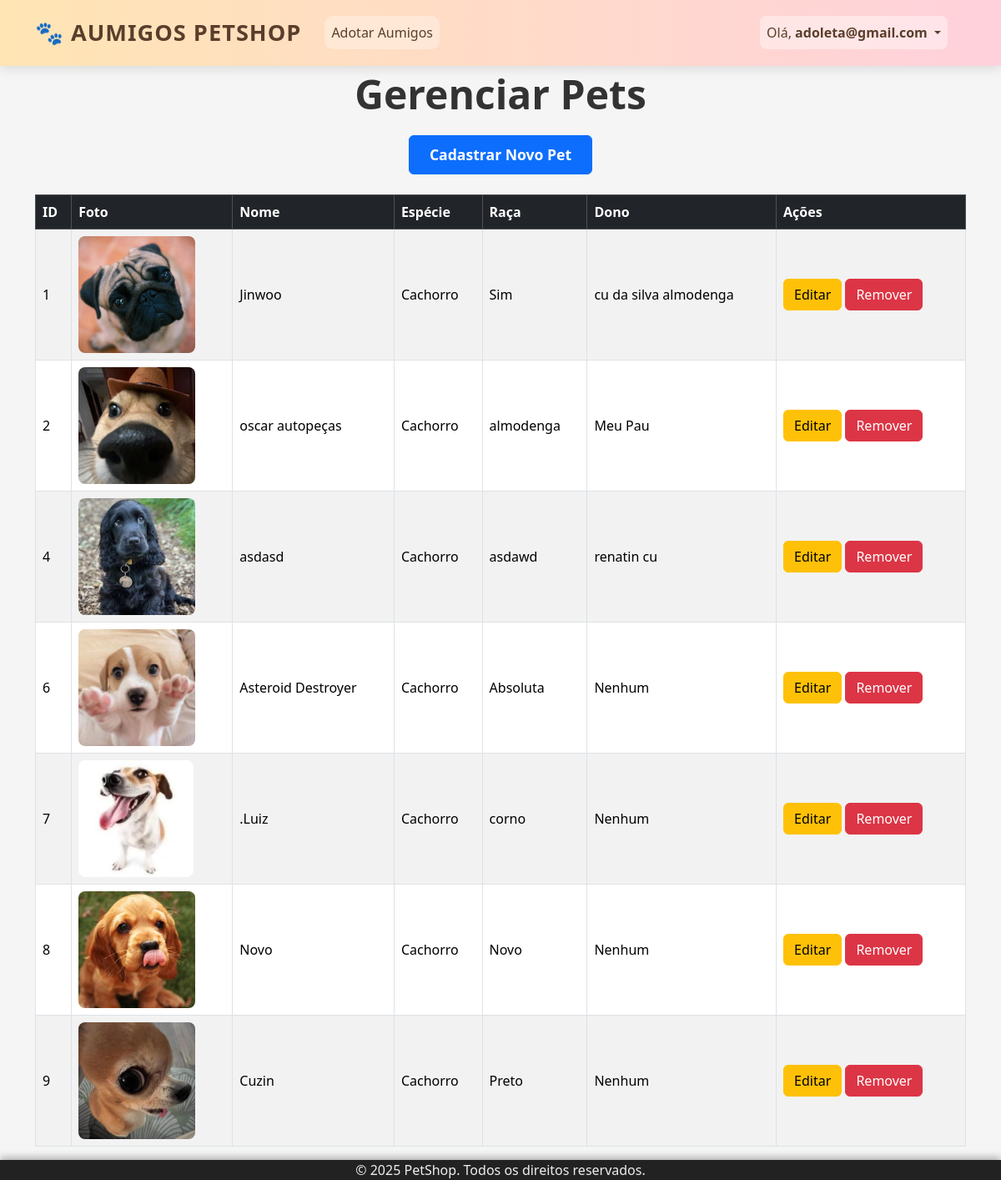
Before: /contas/gerenciar/ (signed in) with the older database file.
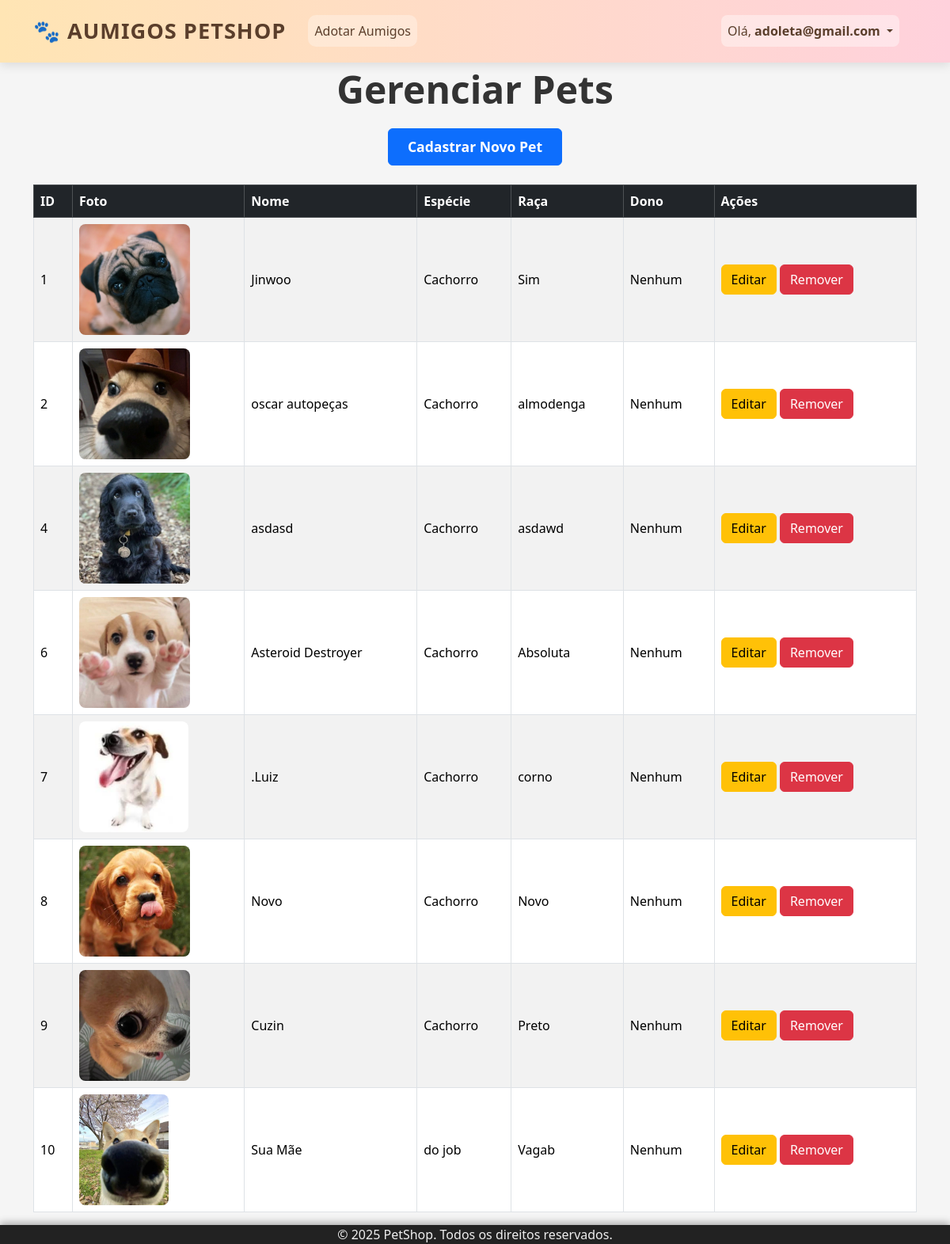
After: the same page with the newer database file.
### sistema_projeto/pets/models.py (models this page shows, shortened)
class Pet(models.Model):
    nome = models.CharField(max_length=100)
    idade = models.IntegerField()
    descricao = models.TextField(verbose_name='Descrição')
    raca = models.CharField(max_length=100, verbose_name='Raça')
    especie = models.CharField(max_length=100, verbose_name='Espécie')
    foto = models.ImageField(upload_to='fotos_pets/', null=True, blank=True)
    disponivel = models.BooleanField(default=True)
    @property
    def adotante(self) -> Optional[str]:
        adocoes = cast(QuerySet["Adocao"], self.adocoes) # type: ignore
        adotacao_ativa = adocoes.filter(disponivel=True).last()
        return adotacao_ativa.nome_adotante if adotacao_ativa else None

class Adocao(models.Model):
    pet = models.ForeignKey(Pet, on_delete=models.CASCADE, related_name='adocoes')
    nome_adotante = models.CharField(max_length=100)
    email_adotante = models.EmailField()
    cpf_adotante = models.CharField(max_length=14)
    data_adocao = models.DateTimeField(auto_now_add=True)
    rg_adotante = models.CharField(max_length=20, blank=True, null=True)
    comprovante_residencia = models.FileField(upload_to='comprovantes/', blank=True, null=True)
    disponivel = models.BooleanField(default=True)
    telefone_adotante = models.CharField(max_length=15, blank=True, null=True)

### sistema_projeto/contas/views.py (the view)
# urls.py: path('gerenciar/', views.gerenciar_pets_view, name='gerenciar_pets'),
@login_required
def gerenciar_pets_view(request):
    pets = Pet.objects.all()
    context = {'pets': pets}
    return render(request, 'contas/gerenciar_pets.html', context)

### sistema_projeto/contas/context_processors.py (called while the page is built)
def admin_emails(request):
    return {
        'ADMIN_EMAILS': settings.ADMIN_EMAILS
    }

### sistema_projeto/contas/templates/contas/gerenciar_pets.html (shortened to what this page needs)
{% extends 'pets/base.html' %}
{% block content %}
<h2 style="text-align:center; margin-bottom: 20px; margin-top:20px; font-weight: bold; font-size: 3rem;">Gerenciar Pets</h2>
<div class="mb-4" style="text-align: center;">
  <a href="{% url 'cadastrar_pet' %}" class="btn btn-primary" style="padding: 0.6rem 1.5rem; font-size: 1.1rem; font-weight: 600;">
    Cadastrar Novo Pet
  </a>
</div>
<table class="table table-striped table-bordered align-middle">
  <thead class="table-dark">
    <tr>
      <th>ID</th>
      <th>Foto</th>
      <th>Nome</th>
      <th>Espécie</th>
      <th>Raça</th>
      <th>Dono</th>
      <th class="acoes-header">Ações</th>
    </tr>
  </thead>
  <tbody>
    {% for pet in pets %}
    <tr>
      <td>{{ pet.id }}</td>
      <td>
        {% if pet.foto %}
          <img src="{{ pet.foto.url }}" alt="Foto do {{ pet.nome }}" style="max-width: 140px; max-height: 140px; object-fit: cover; border-radius: 8px;">
        {% else %}
          <span class="text-muted">Sem foto</span>
        {% endif %}
      </td>
      <td>{{ pet.nome }}</td>
      <td>{{ pet.especie }}</td>
      <td>{{ pet.raca }}</td>
      <td>{{ pet.adotante|default:"Nenhum" }}</td>
      <td class="acoes">
        <div class="acoes-buttons">
          <a href="{% url 'editar_pet' pet.id %}" class="btn btn-warning">Editar</a>
          <a href="{% url 'remover_pet' pet.id %}" class="btn btn-danger" onclick="return confirm('Tem certeza que deseja remover este pet?');">Remover</a>
        </div>
      </td>
    </tr>
    {% empty %}
    <tr>
      <td colspan="7" class="text-center">Nenhum pet cadastrado.</td>
    </tr>
    {% endfor %}
  </tbody>
</table>
{% endblock %}

### sistema_projeto/pets/templates/pets/base.html (shortened to what this page needs)
{% load static %}
<!DOCTYPE html>
<html lang="pt-br">
<head>
    <link href="https://cdn.jsdelivr.net/npm/bootstrap@5.3.3/dist/css/bootstrap.min.css" rel="stylesheet">
</head>
<body>
    <div class="peido">
        <nav class="navbar navbar-expand-lg navbar-light">
            <div class="container">
                <a class="navbar-brand" href="{% url 'index' %}">AuMigos Petshop</a>
                <div class="collapse navbar-collapse" id="navbarNav">
                    <ul class="navbar-nav me-auto">
                        <li class="nav-item">
                            <a class="nav-link nav-link-custom" href="{% url 'listar_pets' %}">Adotar Aumigos</a>
                        </li>
                    </ul>
                    <ul class="navbar-nav ms-auto">
                        {% if user.is_authenticated %}
                        <li class="nav-item dropdown">
                            <a class="nav-link dropdown-toggle text-light" href="#" id="userDropdown" role="button"
                                data-bs-toggle="dropdown" aria-expanded="false" style="cursor: pointer;">
                                Olá, <strong>
                                    {% if user.username and user.username != user.email %}
                                        {{ user.username }}
                                    {% else %}
                                        {{ user.email }}
                                    {% endif %}
                                </strong>
                            </a>
                        </li>
                        {% else %}
                        <li class="nav-item">
                            <a class="nav-link nav-link-custom" href="{% url 'login' %}">Login/Cadastro</a>
                        </li>
                        {% endif %}
                    </ul>
                </div>
            </div>
        </nav>
    </div>
    <div class="content-wrapper">
        <div class="container">
            {% block content %}
            {% endblock %}
        </div>
    </div>
    <footer>
        © 2025 PetShop. Todos os direitos reservados.
    </footer>
</body>
</html>

### sistema_projeto/pets/templates/pets/base.html (style rules this page uses)
html, body { height: 100%; margin: 0; padding: 0; background-color: #f5f5f5; color: #333; font-family: 'Segoe UI', Tahoma, Geneva, Verdana, sans-serif; }
body { display: flex; flex-direction: column; min-height: 100vh; }
.content-wrapper { flex: 1; padding-top: 64px; }
footer { width: 100%; background-color: #222; color: #eee; font-family: 'Segoe UI', Tahoma, Geneva, Verdana, sans-serif; box-shadow: 0 -3px 10px rgba(0, 0, 0, 0.3); bottom: 0; height: 60px; display: flex; justify-content: center; align-items: center; }
.navbar { padding: 14px 0; background: linear-gradient(90deg, #ffe5b4, #ffd1dc); box-shadow: 0 4px 12px rgba(0, 0, 0, 0.1); }
.navbar-brand { font-size: 1.7rem; color: #5a3e2b !important; text-transform: uppercase; letter-spacing: 1px; font-weight: bold; display: flex; align-items: center; }
.navbar-brand::before { content: "🐾"; margin-right: 8px; }
.navbar-nav .nav-item { margin-left: 12px; margin-right: 12px; }
.nav-link-custom { color: #5a3e2b !important; background-color: rgba(255, 255, 255, 0.3); border-radius: 10px; padding: 8px 16px; transition: all 0.3s ease; font-weight: 500; }
.nav-link.text-light { background-color: rgba(255, 255, 255, 0.4); color: #5a3e2b !important; border-radius: 8px; padding: 8px 16px; margin-left: 10px; margin-right: 10px; cursor: default; }
.peido { position: fixed; top: 0; left: 0; width: 100%; z-index: 999; }

Changed rows visible on the page:
changed Pet "Jinwoo": adotante "cu da silva almodenga" → "Nenhum"
changed Pet "oscar autopeças": adotante "Meu Pau" → "Nenhum"
changed Pet "asdasd": adotante "renatin cu" → "Nenhum"
added Pet: id "10", foto (picture), nome "Sua Mãe", especie "do job", raca "Vagab", adotante "Nenhum"
